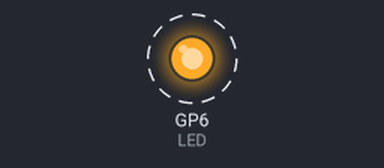
Simulated run of this program. Board: Raspberry Pi Pico running MicroPython. On the bench: output pins drawn as LEDs (lit = HIGH). Dashed ring = blinking.

Above: at 0.5 s.
Timing chart, 0 to 4.6 s (numbered marks = the images above):
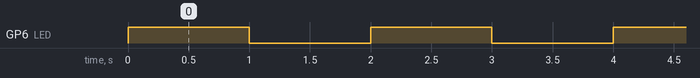

The program:

S02_External_LED.py
```python
# File: main.py
# Author: Armstrong Subero
# Platform: Raspberry Pi Pico (RP2040) with MicroPython
# Program: S02_External_LED
# Interpreter: MicroPython (latest version)
# Program Version: 1.0
#
# Program Description: This program allows the Raspberry Pi Pico to flash the external
#                       LED on GP6 which is flashed every second
#
# Hardware Description: An LED is connected through a 1k resistor to GP6
#
# Created: August 22nd, 2024, 7:41 PM
# Last Updated: August 22nd, 2024, 7:41 PM

import machine
import utime

LED = machine.Pin(6, machine.Pin.OUT)

while True:
    LED.value(1)
    utime.sleep(1)
    LED.value(0)
    utime.sleep(1)
```

Measured:
- by itself, GP6 (LED): alternates HIGH for 1.0 s and LOW for 1.0 s
